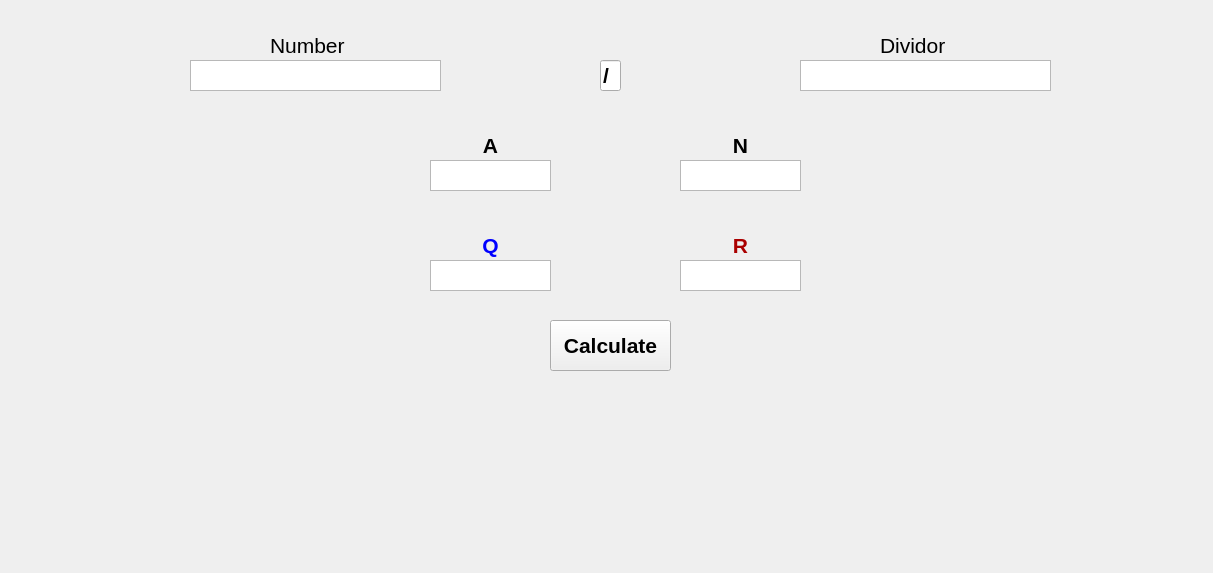
<?xml version="1.0" encoding="UTF-8"?>
<ui version="4.0">
 <class>LongDivation</class>
 <widget class="QWidget" name="LongDivation">
  <property name="geometry">
   <rect>
    <x>0</x>
    <y>0</y>
    <width>1213</width>
    <height>573</height>
   </rect>
  </property>
  <property name="windowTitle">
   <string>Form</string>
  </property>
  <widget class="QTextEdit" name="text_r">
   <property name="geometry">
    <rect>
     <x>680</x>
     <y>260</y>
     <width>121</width>
     <height>31</height>
    </rect>
   </property>
   <property name="font">
    <font>
     <pointsize>12</pointsize>
    </font>
   </property>
   <property name="verticalScrollBarPolicy">
    <enum>Qt::ScrollBarPolicy::ScrollBarAlwaysOff</enum>
   </property>
   <property name="horizontalScrollBarPolicy">
    <enum>Qt::ScrollBarPolicy::ScrollBarAlwaysOff</enum>
   </property>
   <property name="html">
    <string>&lt;!DOCTYPE HTML PUBLIC &quot;-//W3C//DTD HTML 4.0//EN&quot; &quot;http://www.w3.org/TR/REC-html40/strict.dtd&quot;&gt;
&lt;html&gt;&lt;head&gt;&lt;meta name=&quot;qrichtext&quot; content=&quot;1&quot; /&gt;&lt;meta charset=&quot;utf-8&quot; /&gt;&lt;style type=&quot;text/css&quot;&gt;
p, li { white-space: pre-wrap; }
hr { height: 1px; border-width: 0; }
li.unchecked::marker { content: &quot;\2610&quot;; }
li.checked::marker { content: &quot;\2612&quot;; }
&lt;/style&gt;&lt;/head&gt;&lt;body style=&quot; font-family:'Segoe UI'; font-size:12pt; font-weight:400; font-style:normal;&quot;&gt;
&lt;p align=&quot;center&quot; style=&quot;-qt-paragraph-type:empty; margin-top:0px; margin-bottom:0px; margin-left:0px; margin-right:0px; -qt-block-indent:0; text-indent:0px;&quot;&gt;&lt;br /&gt;&lt;/p&gt;&lt;/body&gt;&lt;/html&gt;</string>
   </property>
  </widget>
  <widget class="QLabel" name="label_2">
   <property name="geometry">
    <rect>
     <x>880</x>
     <y>30</y>
     <width>91</width>
     <height>31</height>
    </rect>
   </property>
   <property name="text">
    <string>&lt;html&gt;&lt;head/&gt;&lt;body&gt;&lt;p&gt;&lt;span style=&quot; font-size:16pt;&quot;&gt;Dividor&lt;/span&gt;&lt;/p&gt;&lt;/body&gt;&lt;/html&gt;</string>
   </property>
  </widget>
  <widget class="QLineEdit" name="lineEdit">
   <property name="geometry">
    <rect>
     <x>600</x>
     <y>60</y>
     <width>21</width>
     <height>31</height>
    </rect>
   </property>
   <property name="font">
    <font>
     <pointsize>16</pointsize>
     <bold>true</bold>
    </font>
   </property>
   <property name="text">
    <string>/</string>
   </property>
  </widget>
  <widget class="QTextEdit" name="text_a">
   <property name="geometry">
    <rect>
     <x>430</x>
     <y>160</y>
     <width>121</width>
     <height>31</height>
    </rect>
   </property>
   <property name="font">
    <font>
     <pointsize>12</pointsize>
    </font>
   </property>
   <property name="verticalScrollBarPolicy">
    <enum>Qt::ScrollBarPolicy::ScrollBarAlwaysOff</enum>
   </property>
   <property name="horizontalScrollBarPolicy">
    <enum>Qt::ScrollBarPolicy::ScrollBarAlwaysOff</enum>
   </property>
   <property name="html">
    <string>&lt;!DOCTYPE HTML PUBLIC &quot;-//W3C//DTD HTML 4.0//EN&quot; &quot;http://www.w3.org/TR/REC-html40/strict.dtd&quot;&gt;
&lt;html&gt;&lt;head&gt;&lt;meta name=&quot;qrichtext&quot; content=&quot;1&quot; /&gt;&lt;meta charset=&quot;utf-8&quot; /&gt;&lt;style type=&quot;text/css&quot;&gt;
p, li { white-space: pre-wrap; }
hr { height: 1px; border-width: 0; }
li.unchecked::marker { content: &quot;\2610&quot;; }
li.checked::marker { content: &quot;\2612&quot;; }
&lt;/style&gt;&lt;/head&gt;&lt;body style=&quot; font-family:'Segoe UI'; font-size:12pt; font-weight:400; font-style:normal;&quot;&gt;
&lt;p align=&quot;center&quot; style=&quot;-qt-paragraph-type:empty; margin-top:0px; margin-bottom:0px; margin-left:0px; margin-right:0px; -qt-block-indent:0; text-indent:0px; font-size:11pt;&quot;&gt;&lt;br /&gt;&lt;/p&gt;&lt;/body&gt;&lt;/html&gt;</string>
   </property>
  </widget>
  <widget class="QLabel" name="label_5">
   <property name="geometry">
    <rect>
     <x>480</x>
     <y>230</y>
     <width>21</width>
     <height>31</height>
    </rect>
   </property>
   <property name="text">
    <string>&lt;html&gt;&lt;head/&gt;&lt;body&gt;&lt;p align=&quot;center&quot;&gt;&lt;span style=&quot; font-size:16pt; font-weight:700; color:#0000ff;&quot;&gt;Q&lt;/span&gt;&lt;/p&gt;&lt;/body&gt;&lt;/html&gt;</string>
   </property>
  </widget>
  <widget class="QTextEdit" name="text_n">
   <property name="geometry">
    <rect>
     <x>680</x>
     <y>160</y>
     <width>121</width>
     <height>31</height>
    </rect>
   </property>
   <property name="font">
    <font>
     <pointsize>12</pointsize>
    </font>
   </property>
   <property name="verticalScrollBarPolicy">
    <enum>Qt::ScrollBarPolicy::ScrollBarAlwaysOff</enum>
   </property>
   <property name="horizontalScrollBarPolicy">
    <enum>Qt::ScrollBarPolicy::ScrollBarAlwaysOff</enum>
   </property>
   <property name="html">
    <string>&lt;!DOCTYPE HTML PUBLIC &quot;-//W3C//DTD HTML 4.0//EN&quot; &quot;http://www.w3.org/TR/REC-html40/strict.dtd&quot;&gt;
&lt;html&gt;&lt;head&gt;&lt;meta name=&quot;qrichtext&quot; content=&quot;1&quot; /&gt;&lt;meta charset=&quot;utf-8&quot; /&gt;&lt;style type=&quot;text/css&quot;&gt;
p, li { white-space: pre-wrap; }
hr { height: 1px; border-width: 0; }
li.unchecked::marker { content: &quot;\2610&quot;; }
li.checked::marker { content: &quot;\2612&quot;; }
&lt;/style&gt;&lt;/head&gt;&lt;body style=&quot; font-family:'Segoe UI'; font-size:12pt; font-weight:400; font-style:normal;&quot;&gt;
&lt;p align=&quot;center&quot; style=&quot;-qt-paragraph-type:empty; margin-top:0px; margin-bottom:0px; margin-left:0px; margin-right:0px; -qt-block-indent:0; text-indent:0px; font-size:11pt;&quot;&gt;&lt;br /&gt;&lt;/p&gt;&lt;/body&gt;&lt;/html&gt;</string>
   </property>
  </widget>
  <widget class="QLabel" name="label">
   <property name="geometry">
    <rect>
     <x>270</x>
     <y>30</y>
     <width>101</width>
     <height>31</height>
    </rect>
   </property>
   <property name="text">
    <string>&lt;html&gt;&lt;head/&gt;&lt;body&gt;&lt;p&gt;&lt;span style=&quot; font-size:16pt;&quot;&gt;Number&lt;/span&gt;&lt;/p&gt;&lt;/body&gt;&lt;/html&gt;</string>
   </property>
  </widget>
  <widget class="QLabel" name="label_6">
   <property name="geometry">
    <rect>
     <x>730</x>
     <y>230</y>
     <width>21</width>
     <height>31</height>
    </rect>
   </property>
   <property name="text">
    <string>&lt;html&gt;&lt;head/&gt;&lt;body&gt;&lt;p align=&quot;center&quot;&gt;&lt;span style=&quot; font-size:16pt; font-weight:700; color:#aa0000;&quot;&gt;R&lt;/span&gt;&lt;/p&gt;&lt;/body&gt;&lt;/html&gt;</string>
   </property>
  </widget>
  <widget class="QLabel" name="label_3">
   <property name="geometry">
    <rect>
     <x>480</x>
     <y>130</y>
     <width>21</width>
     <height>31</height>
    </rect>
   </property>
   <property name="text">
    <string>&lt;html&gt;&lt;head/&gt;&lt;body&gt;&lt;p align=&quot;center&quot;&gt;&lt;span style=&quot; font-size:16pt; font-weight:700;&quot;&gt;A&lt;/span&gt;&lt;/p&gt;&lt;/body&gt;&lt;/html&gt;</string>
   </property>
  </widget>
  <widget class="QTextEdit" name="text_q">
   <property name="geometry">
    <rect>
     <x>430</x>
     <y>260</y>
     <width>121</width>
     <height>31</height>
    </rect>
   </property>
   <property name="font">
    <font>
     <pointsize>12</pointsize>
    </font>
   </property>
   <property name="verticalScrollBarPolicy">
    <enum>Qt::ScrollBarPolicy::ScrollBarAlwaysOff</enum>
   </property>
   <property name="horizontalScrollBarPolicy">
    <enum>Qt::ScrollBarPolicy::ScrollBarAlwaysOff</enum>
   </property>
   <property name="html">
    <string>&lt;!DOCTYPE HTML PUBLIC &quot;-//W3C//DTD HTML 4.0//EN&quot; &quot;http://www.w3.org/TR/REC-html40/strict.dtd&quot;&gt;
&lt;html&gt;&lt;head&gt;&lt;meta name=&quot;qrichtext&quot; content=&quot;1&quot; /&gt;&lt;meta charset=&quot;utf-8&quot; /&gt;&lt;style type=&quot;text/css&quot;&gt;
p, li { white-space: pre-wrap; }
hr { height: 1px; border-width: 0; }
li.unchecked::marker { content: &quot;\2610&quot;; }
li.checked::marker { content: &quot;\2612&quot;; }
&lt;/style&gt;&lt;/head&gt;&lt;body style=&quot; font-family:'Segoe UI'; font-size:12pt; font-weight:400; font-style:normal;&quot;&gt;
&lt;p align=&quot;center&quot; style=&quot;-qt-paragraph-type:empty; margin-top:0px; margin-bottom:0px; margin-left:0px; margin-right:0px; -qt-block-indent:0; text-indent:0px;&quot;&gt;&lt;br /&gt;&lt;/p&gt;&lt;/body&gt;&lt;/html&gt;</string>
   </property>
  </widget>
  <widget class="QTextEdit" name="text_num">
   <property name="geometry">
    <rect>
     <x>190</x>
     <y>60</y>
     <width>251</width>
     <height>31</height>
    </rect>
   </property>
   <property name="font">
    <font>
     <pointsize>11</pointsize>
    </font>
   </property>
   <property name="verticalScrollBarPolicy">
    <enum>Qt::ScrollBarPolicy::ScrollBarAlwaysOff</enum>
   </property>
   <property name="horizontalScrollBarPolicy">
    <enum>Qt::ScrollBarPolicy::ScrollBarAlwaysOff</enum>
   </property>
   <property name="html">
    <string>&lt;!DOCTYPE HTML PUBLIC &quot;-//W3C//DTD HTML 4.0//EN&quot; &quot;http://www.w3.org/TR/REC-html40/strict.dtd&quot;&gt;
&lt;html&gt;&lt;head&gt;&lt;meta name=&quot;qrichtext&quot; content=&quot;1&quot; /&gt;&lt;meta charset=&quot;utf-8&quot; /&gt;&lt;style type=&quot;text/css&quot;&gt;
p, li { white-space: pre-wrap; }
hr { height: 1px; border-width: 0; }
li.unchecked::marker { content: &quot;\2610&quot;; }
li.checked::marker { content: &quot;\2612&quot;; }
&lt;/style&gt;&lt;/head&gt;&lt;body style=&quot; font-family:'Segoe UI'; font-size:11pt; font-weight:400; font-style:normal;&quot;&gt;
&lt;p align=&quot;center&quot; style=&quot;-qt-paragraph-type:empty; margin-top:0px; margin-bottom:0px; margin-left:0px; margin-right:0px; -qt-block-indent:0; text-indent:0px;&quot;&gt;&lt;br /&gt;&lt;/p&gt;&lt;/body&gt;&lt;/html&gt;</string>
   </property>
  </widget>
  <widget class="QTextEdit" name="text_div">
   <property name="geometry">
    <rect>
     <x>800</x>
     <y>60</y>
     <width>251</width>
     <height>31</height>
    </rect>
   </property>
   <property name="font">
    <font>
     <pointsize>12</pointsize>
    </font>
   </property>
   <property name="verticalScrollBarPolicy">
    <enum>Qt::ScrollBarPolicy::ScrollBarAlwaysOff</enum>
   </property>
   <property name="horizontalScrollBarPolicy">
    <enum>Qt::ScrollBarPolicy::ScrollBarAlwaysOff</enum>
   </property>
   <property name="html">
    <string>&lt;!DOCTYPE HTML PUBLIC &quot;-//W3C//DTD HTML 4.0//EN&quot; &quot;http://www.w3.org/TR/REC-html40/strict.dtd&quot;&gt;
&lt;html&gt;&lt;head&gt;&lt;meta name=&quot;qrichtext&quot; content=&quot;1&quot; /&gt;&lt;meta charset=&quot;utf-8&quot; /&gt;&lt;style type=&quot;text/css&quot;&gt;
p, li { white-space: pre-wrap; }
hr { height: 1px; border-width: 0; }
li.unchecked::marker { content: &quot;\2610&quot;; }
li.checked::marker { content: &quot;\2612&quot;; }
&lt;/style&gt;&lt;/head&gt;&lt;body style=&quot; font-family:'Segoe UI'; font-size:12pt; font-weight:400; font-style:normal;&quot;&gt;
&lt;p align=&quot;center&quot; style=&quot;-qt-paragraph-type:empty; margin-top:0px; margin-bottom:0px; margin-left:0px; margin-right:0px; -qt-block-indent:0; text-indent:0px; font-size:9pt;&quot;&gt;&lt;br /&gt;&lt;/p&gt;&lt;/body&gt;&lt;/html&gt;</string>
   </property>
  </widget>
  <widget class="QLabel" name="label_4">
   <property name="geometry">
    <rect>
     <x>730</x>
     <y>130</y>
     <width>21</width>
     <height>31</height>
    </rect>
   </property>
   <property name="text">
    <string>&lt;html&gt;&lt;head/&gt;&lt;body&gt;&lt;p align=&quot;center&quot;&gt;&lt;span style=&quot; font-size:16pt; font-weight:700;&quot;&gt;N&lt;/span&gt;&lt;/p&gt;&lt;/body&gt;&lt;/html&gt;</string>
   </property>
  </widget>
  <widget class="QPushButton" name="calculate">
   <property name="geometry">
    <rect>
     <x>550</x>
     <y>320</y>
     <width>121</width>
     <height>51</height>
    </rect>
   </property>
   <property name="font">
    <font>
     <family>Segoe UI Historic</family>
     <pointsize>16</pointsize>
     <bold>true</bold>
    </font>
   </property>
   <property name="focusPolicy">
    <enum>Qt::FocusPolicy::StrongFocus</enum>
   </property>
   <property name="text">
    <string>Calculate</string>
   </property>
  </widget>
 </widget>
 <resources/>
 <connections/>
</ui>
